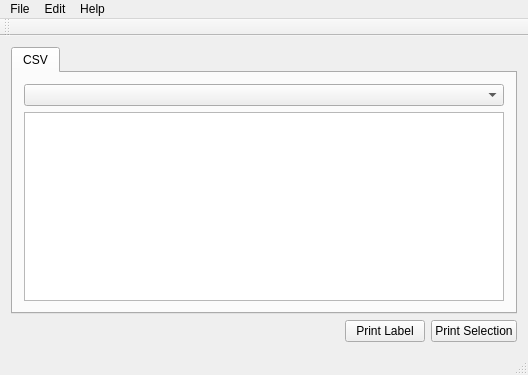
<?xml version="1.0" encoding="UTF-8"?>
<ui version="4.0">
 <class>MainWindow</class>
 <widget class="QMainWindow" name="MainWindow">
  <property name="geometry">
   <rect>
    <x>0</x>
    <y>0</y>
    <width>528</width>
    <height>375</height>
   </rect>
  </property>
  <property name="windowTitle">
   <string>MainWindow</string>
  </property>
  <widget class="QWidget" name="centralWidget">
   <layout class="QVBoxLayout" name="verticalLayout_2">
    <item>
     <widget class="QTabWidget" name="tabWidget">
      <property name="currentIndex">
       <number>0</number>
      </property>
      <widget class="QWidget" name="tab_csv">
       <attribute name="title">
        <string>CSV</string>
       </attribute>
       <layout class="QVBoxLayout" name="verticalLayout_3">
        <item alignment="Qt::AlignTop">
         <widget class="QComboBox" name="comboBox_profiles"/>
        </item>
        <item>
         <widget class="QTableWidget" name="tableWidget_data"/>
        </item>
       </layout>
      </widget>
     </widget>
    </item>
    <item>
     <layout class="QHBoxLayout" name="horizontalLayout_buttons">
      <item>
       <spacer name="horizontalSpacer">
        <property name="orientation">
         <enum>Qt::Horizontal</enum>
        </property>
        <property name="sizeHint" stdset="0">
         <size>
          <width>40</width>
          <height>20</height>
         </size>
        </property>
       </spacer>
      </item>
      <item>
       <widget class="QPushButton" name="pushButton_printLabel">
        <property name="text">
         <string>Print Label</string>
        </property>
       </widget>
      </item>
      <item>
       <widget class="QPushButton" name="pushButton_printSelection">
        <property name="text">
         <string>Print Selection</string>
        </property>
       </widget>
      </item>
     </layout>
    </item>
   </layout>
  </widget>
  <widget class="QMenuBar" name="menuBar">
   <property name="geometry">
    <rect>
     <x>0</x>
     <y>0</y>
     <width>528</width>
     <height>25</height>
    </rect>
   </property>
   <widget class="QMenu" name="menuDatei">
    <property name="title">
     <string>File</string>
    </property>
    <addaction name="action_open"/>
    <addaction name="actionClear"/>
   </widget>
   <widget class="QMenu" name="menuEdit">
    <property name="title">
     <string>Edit</string>
    </property>
    <addaction name="actionProfiles"/>
    <addaction name="actionSettings"/>
   </widget>
   <widget class="QMenu" name="menuHelp">
    <property name="title">
     <string>Help</string>
    </property>
    <addaction name="separator"/>
    <addaction name="actionManual"/>
    <addaction name="actionAbout"/>
   </widget>
   <addaction name="menuDatei"/>
   <addaction name="menuEdit"/>
   <addaction name="menuHelp"/>
  </widget>
  <widget class="QStatusBar" name="statusBar"/>
  <widget class="QToolBar" name="toolBar">
   <property name="windowTitle">
    <string>toolBar</string>
   </property>
   <attribute name="toolBarArea">
    <enum>TopToolBarArea</enum>
   </attribute>
   <attribute name="toolBarBreak">
    <bool>false</bool>
   </attribute>
  </widget>
  <action name="action_open">
   <property name="text">
    <string>Open</string>
   </property>
  </action>
  <action name="actionProfiles">
   <property name="text">
    <string>Profiles</string>
   </property>
  </action>
  <action name="actionClear">
   <property name="text">
    <string>Clear</string>
   </property>
  </action>
  <action name="actionSettings">
   <property name="text">
    <string>Settings</string>
   </property>
  </action>
  <action name="actionHandbuch">
   <property name="text">
    <string>Manual</string>
   </property>
  </action>
  <action name="actionAbout">
   <property name="text">
    <string>About</string>
   </property>
  </action>
  <action name="actionManual">
   <property name="text">
    <string>Manual</string>
   </property>
  </action>
 </widget>
 <layoutdefault spacing="6" margin="11"/>
 <resources/>
 <connections/>
</ui>
